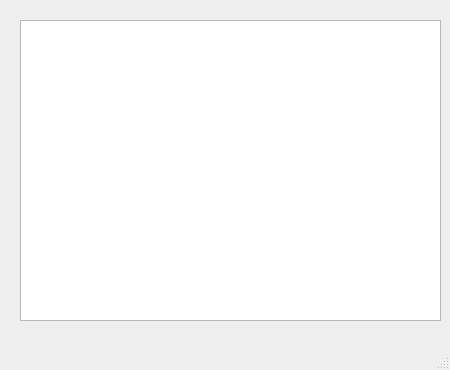
<?xml version="1.0" encoding="UTF-8"?>
<ui version="4.0">
 <class>MainWindow</class>
 <widget class="QMainWindow" name="MainWindow">
  <property name="geometry">
   <rect>
    <x>0</x>
    <y>0</y>
    <width>450</width>
    <height>370</height>
   </rect>
  </property>
  <property name="minimumSize">
   <size>
    <width>450</width>
    <height>370</height>
   </size>
  </property>
  <property name="maximumSize">
   <size>
    <width>450</width>
    <height>370</height>
   </size>
  </property>
  <property name="windowTitle">
   <string>parse_calc</string>
  </property>
  <widget class="QWidget" name="centralwidget">
   <widget class="QPlainTextEdit" name="plainTextEdit">
    <property name="geometry">
     <rect>
      <x>20</x>
      <y>20</y>
      <width>421</width>
      <height>301</height>
     </rect>
    </property>
   </widget>
  </widget>
  <widget class="QMenuBar" name="menubar">
   <property name="geometry">
    <rect>
     <x>0</x>
     <y>0</y>
     <width>450</width>
     <height>21</height>
    </rect>
   </property>
  </widget>
  <widget class="QStatusBar" name="statusbar"/>
 </widget>
 <resources/>
 <connections/>
</ui>
